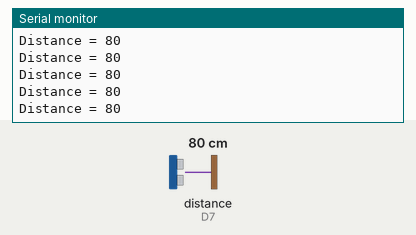
The sketch below on a simulated ESP8266 (NodeMCU). Shown: the last lines printed to the serial monitor. Wiring (inferred from the names in the program): ultrasonic range finder: trigger D6; echo D7. Inputs (shaded band) come from the test bench; at power-on: distance to the obstacle (sensor on D7) 80 cm. The echo pulse lasts 58.3 µs per cm; WiFi joins after 1.5 s; servers stay silent unless stated.

Above: at 3.0 s.
3.1 s: distance to the obstacle (sensor on D7) set to 2 cm
At 3.24 s:
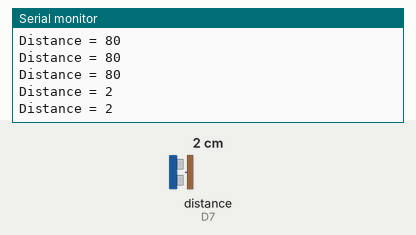
4.6 s: distance to the obstacle (sensor on D7) set to 4 cm
At 4.65 s:
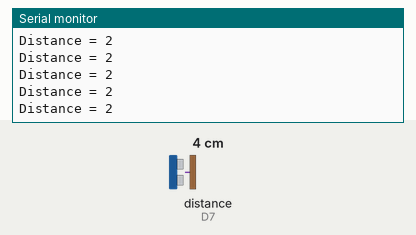
Timing chart, 0 to 7.6 s (numbered marks = the images above; inputs shaded):
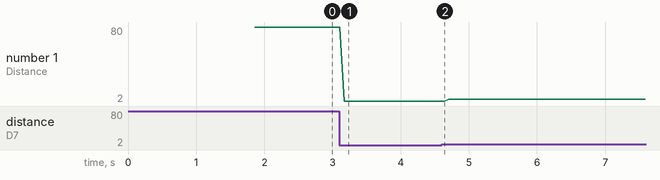

Measured:
- after the input at 3.1 s, the serial monitor: prints a new line after 0.07 s (image 1)
- plotted number 1: 80 → 2 after the input at 3.1 s, 2 → 4 after the input at 4.6 s

The sketch:

Code.ino
```cpp
#define echoPin D7 // Echo Pin
#define trigPin D6 // Trigger Pin
#define BLYNK_PRINT Serial
#include <ESP8266WiFi.h>
#include <BlynkSimpleEsp8266.h>

long duration;
int distance;

// You should get Auth Token in the Blynk App.
// Go to the Project Settings (nut icon).
char auth[] = "d907d4e972544b41a107de9c9bd2bd35";
// Your WiFi credentials.
// Set password to "" for open networks.
char ssid[] = "iPhone";
char pass[] = "diarra10";

BlynkTimer timer;

void setup()
{
  // Debug console
  Serial.begin(9600);
  pinMode(trigPin, OUTPUT);
  pinMode(echoPin, INPUT);
  Blynk.begin(auth, ssid, pass);

  // Notify immediately on startup
  Blynk.notify("Checking For Mail...");
  // Setup a function to be called every minute
}

void loop()
{
  Blynk.run();
  timer.run();
  digitalWrite(trigPin, LOW);
  delayMicroseconds(2);
  digitalWrite(trigPin, HIGH);
  delayMicroseconds(10);
  digitalWrite(trigPin, LOW);
  duration = pulseIn(echoPin, HIGH);
  //Calculate the distance (in cm) based on the speed of sound.
  distance = duration/58.2;
  //Delay 50ms before next reading.
  delay(50);
  Serial.print("Distance = ");
  Serial.println(distance);
  Blynk.virtualWrite(V1, distance);

  /*NOTE: Change the (distance is less than) value, as this will go off as soon as you start the sensor.
  You'll need to do some testing to see how deep the mail box is, so that you can determine your boundary parameters.
  eg. If the distance is equal to 7cm, then you might want the notifcation to go off when the distance is equal to 6cm*/
  if (distance < 10){ Blynk.notify(String("You've Got Mail!"));
  }
  delay(10);
  }
```
